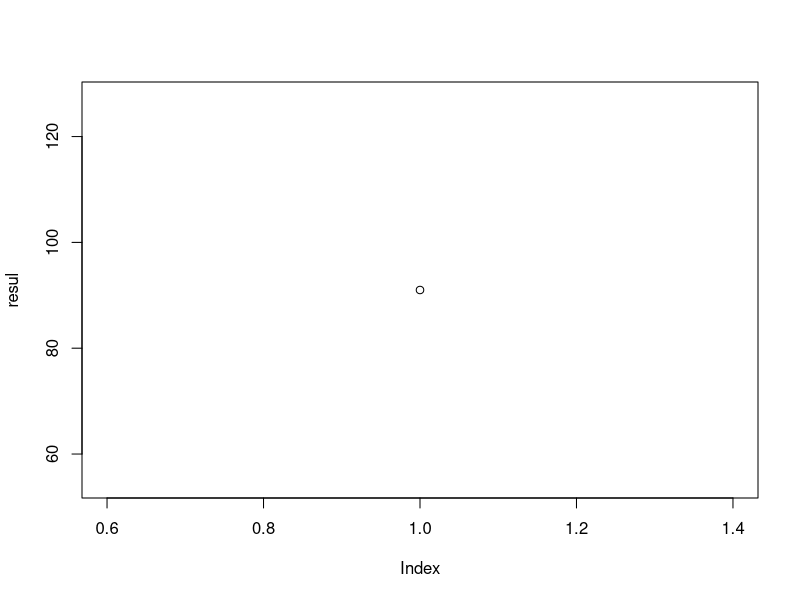
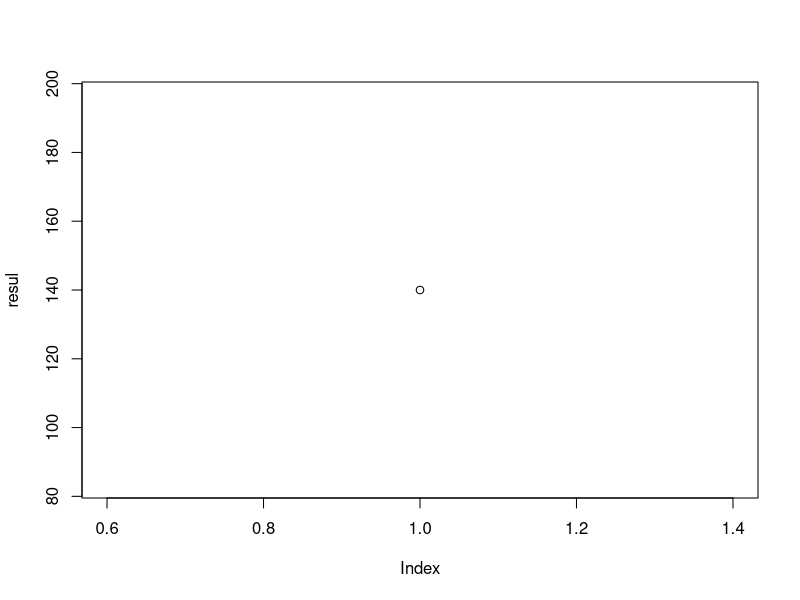
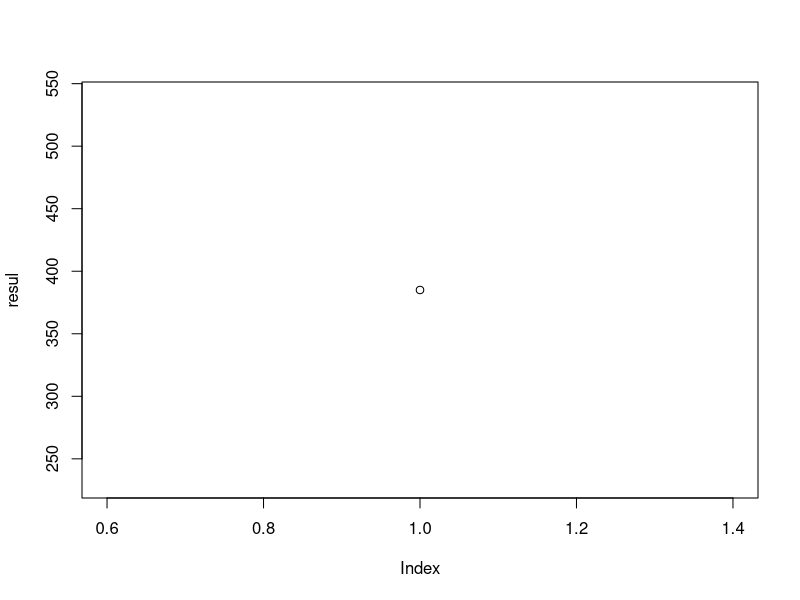
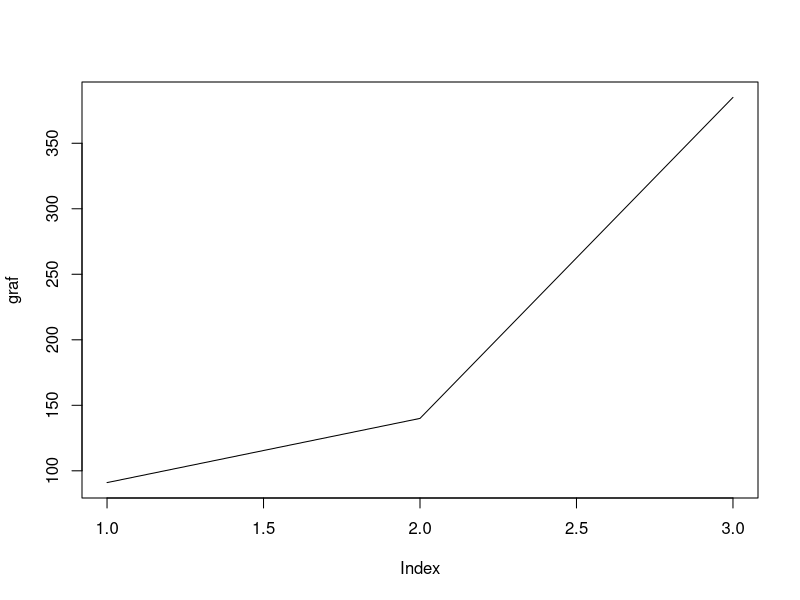

These figures' R source, in order:
#PUNTO 2 - RAICES DE UNA ECUACION
puntob = function(x){
  resul = (x*(x+1)*(2*(x)+1))/6
  plot(resul)
  return (resul)
}
x = puntob(6)
y = puntob(7)
z = puntob(10)

graf=c(x,y,z)
plot(graf,type="l")